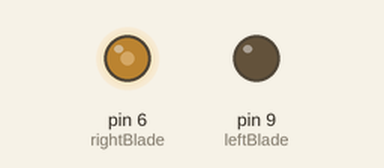
Simulated run of this sketch. Board: Arduino Uno, built with avr-gcc and run on an emulated ATmega328P. On the bench: output pins drawn as LEDs (lit = HIGH).

Above: at 0.05 s.
At 0.95 s:
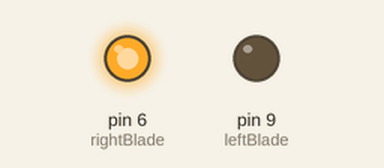
At 1.9 s:
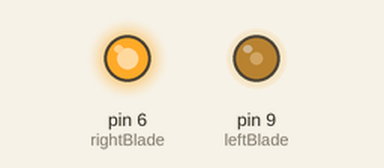
At 3.8 s:
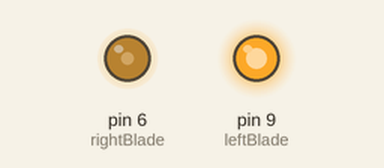
Timing chart, 0 to 8.8 s (numbered marks = the images above):
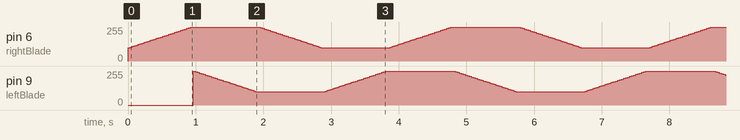

The sketch:

DWAlights.ino
```cpp
int leftBlade = 9;
int rightBlade = 6;
int lowFade = 100;
void setup() {
}
void loop() {
  for (int fadeValue = lowFade ; fadeValue <= 255; fadeValue += 5) {
    analogWrite(rightBlade, fadeValue);
    delay(30);
  }

  for (int fadeValue = 255 ; fadeValue >= lowFade; fadeValue -= 5) {
    analogWrite(leftBlade, fadeValue);
    delay(30);
  }
  for (int fadeValue = 255 ; fadeValue >= lowFade; fadeValue -= 5) {
    analogWrite(rightBlade, fadeValue);
    delay(30);
  }
  for (int fadeValue = lowFade ; fadeValue <= 255; fadeValue += 5) {
    analogWrite(leftBlade, fadeValue);
    delay(30);
  }
}
```
